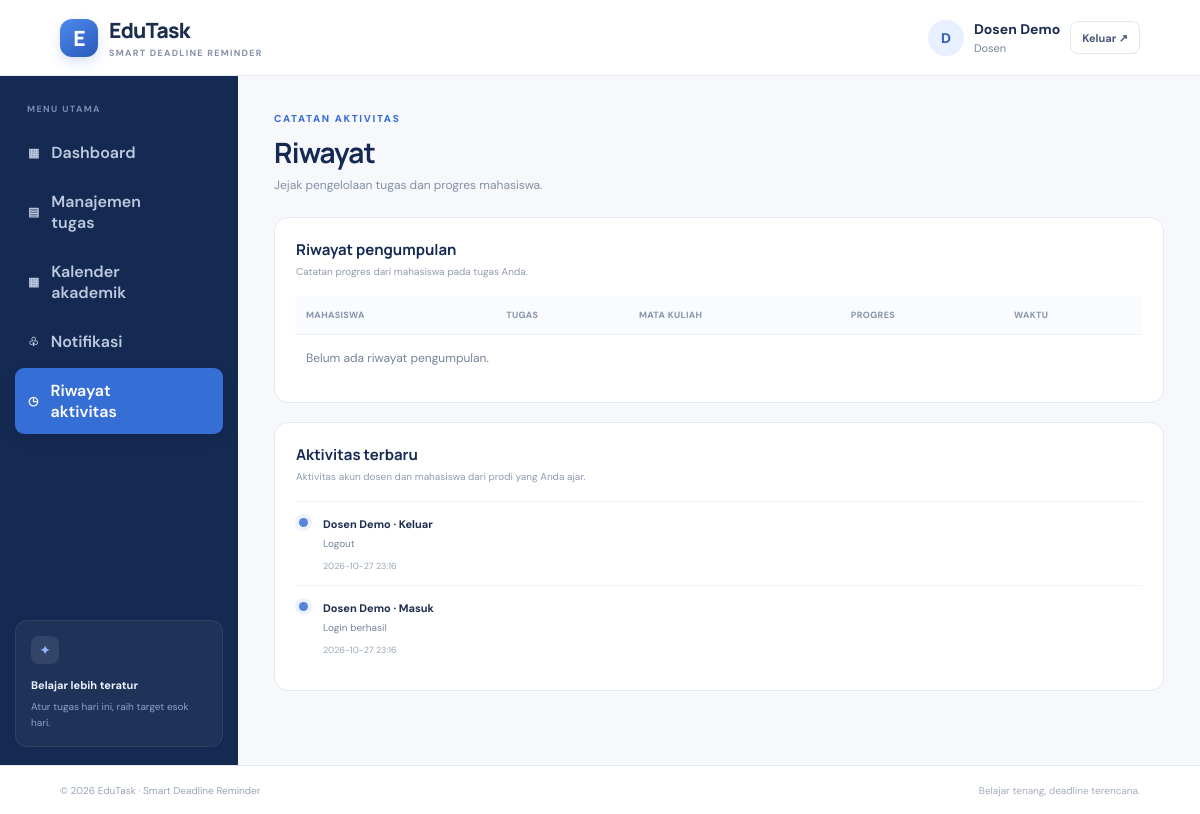
Page /dosen/riwayat (signed in) on the committed database.
### tables this page shows
CREATE TABLE users (
          id INTEGER PRIMARY KEY AUTOINCREMENT, name TEXT NOT NULL, prodi TEXT NOT NULL,
          nim TEXT UNIQUE NOT NULL, password_hash TEXT NOT NULL, role TEXT NOT NULL,
          payment_status TEXT NOT NULL DEFAULT 'aktif', created_at TEXT NOT NULL
        );

CREATE TABLE activity_logs (
          id INTEGER PRIMARY KEY AUTOINCREMENT, user_id INTEGER NOT NULL REFERENCES users(id) ON DELETE CASCADE,
          action TEXT NOT NULL, detail TEXT NOT NULL, created_at TEXT NOT NULL
        );

### app.py (the view)
@app.route("/dosen/riwayat")
def d_history():
    r = login_required("dosen")
    if r:
        return r
    u = current_user()
    with db() as c:
        logs = c.execute(
            'SELECT l.*,u.name,u.nim FROM activity_logs l JOIN users u ON u.id=l.user_id WHERE u.role="dosen" OR (u.role="mahasiswa" AND u.prodi IN (SELECT prodi FROM lecturer_courses WHERE lecturer_id=?)) ORDER BY l.created_at DESC LIMIT 150',
            (u["id"],),
        ).fetchall()
        subs = c.execute(
            "SELECT s.*,st.name,st.nim,t.title,t.course,t.deadline FROM submissions s JOIN users st ON st.id=s.student_id JOIN tasks t ON t.id=s.task_id WHERE t.lecturer_id=? ORDER BY s.updated_at DESC",
            (u["id"],),
        ).fetchall()
    return render_template("pages/dosen/history.html", logs=logs, submissions=subs)

### app.py (called while the page is built)
def db():
    con = sqlite3.connect(DB_PATH)
    con.row_factory = sqlite3.Row
    con.execute("PRAGMA foreign_keys = ON")
    return con

def current_user():
    uid = session.get("user_id")
    if not uid:
        return None
    with db() as c:
        return c.execute("SELECT * FROM users WHERE id=?", (uid,)).fetchone()

def login_required(role=None):
    u = current_user()
    if not u:
        flash("Silakan masuk terlebih dahulu.", "error")
        return redirect(url_for("index"))
    if role and u["role"] != role:
        abort(403)
    return None

@app.context_processor
def common_context():
    u = current_user()
    return {
        "user": u,
        "today": date.today().isoformat(),
        "PRODI": PRODI,
        "COURSES": COURSES,
    }

### templates/pages/dosen/history.html
{% extends "base.html" %}{% block title %}Riwayat Dosen{% endblock %}{% block
content %}
<div class="page-heading">
    <div>
        <span class="eyebrow">CATATAN AKTIVITAS</span>
        <h1>Riwayat</h1>
        <p>Jejak pengelolaan tugas dan progres mahasiswa.</p>
    </div>
</div>
<section class="panel">
    <div class="panel-heading">
        <div>
            <h2>Riwayat pengumpulan</h2>
            <p>Catatan progres dari mahasiswa pada tugas Anda.</p>
        </div>
    </div>
    <div class="table-wrap">
        <table>
            <thead>
                <tr>
                    <th>Mahasiswa</th>
                    <th>Tugas</th>
                    <th>Mata kuliah</th>
                    <th>Progres</th>
                    <th>Waktu</th>
                </tr>
            </thead>
            <tbody>
                {% for s in submissions %}
                    <tr>
                        <td>
                            <b>{{ s.name }}</b><small class="table-sub">{{ s.nim }}</small>
                        </td>
                        <td>{{ s.title }}</td>
                        <td>{{ s.course }}</td>
                        <td>{{ s.progress }}% · {{ s.status }}</td>
                        <td>{{ s.updated_at[:16].replace('T', ' ') }}</td>
                    </tr>
                {% else %}
                    <tr>
                        <td colspan="5" class="muted">Belum ada riwayat pengumpulan.</td>
                    </tr>
                {% endfor %}
            </tbody>
        </table>
    </div>
</section>
<section class="panel">
    <div class="panel-heading">
        <div>
            <h2>Aktivitas terbaru</h2>
            <p>Aktivitas akun dosen dan mahasiswa dari prodi yang Anda ajar.</p>
        </div>
    </div>
    {% for l in logs %}
        <div class="timeline-row">
            <span class="timeline-dot"></span>
            <div>
                <b>{{ l.name }} · {{ l.action }}</b>
                <p>{{ l.detail }}</p>
                <small>{{ l.created_at[:16].replace('T', ' ') }}</small>
            </div>
        </div>
    {% else %}
        <p class="muted">Belum ada aktivitas.</p>
    {% endfor %}
</section>
{% endblock %}

### templates/base.html (shortened to what this page needs)
<!DOCTYPE html><html lang="id"><head><link rel="stylesheet" href="{{ url_for('static', filename='style.css') }}"></head><body>
<header class="topbar"><a class="brand" href="{{ url_for('index') }}"><span class="brand-icon">E</span><span>EduTask<small>SMART DEADLINE REMINDER</small></span></a>{% if user %}<div class="top-user"><span class="avatar">{{ user['name'][0]|upper }}</span><span><b>{{ user['name'] }}</b><small>{{ {'mahasiswa':'Mahasiswa','dosen':'Dosen','admin':'Administrator'}[user['role']] }}</small></span><a class="btn btn-ghost btn-sm" href="{{ url_for('logout') }}">Keluar ↗</a></div>{% else %}<div class="top-links"><a href="{{ url_for('login') }}">Masuk</a><a class="btn btn-primary btn-sm" href="{{ url_for('m_register') }}">Mulai sekarang</a></div>{% endif %}</header>
{% if user and user["role"] in ["mahasiswa","dosen"] %}<div class="app-shell"><aside class="sidebar"><div class="side-label">MENU UTAMA</div>{% if user["role"]=="mahasiswa" %}<a class="side-link {% if request.endpoint=='m_dashboard' %}active{% endif %}"
   href="{{ url_for('m_dashboard') }}">▦ <span>Dashboard</span></a><a class="side-link {% if request.endpoint=='m_tasks' %}active{% endif %}"
   href="{{ url_for('m_tasks') }}">▤ <span>Tugas saya</span></a><a class="side-link {% if request.endpoint=='m_calendar' %}active{% endif %}"
   href="{{ url_for('m_calendar') }}">▦ <span>Kalender akademik</span></a><a class="side-link {% if request.endpoint=='m_notifications' %}active{% endif %}"
   href="{{ url_for('m_notifications') }}">♧ <span>Notifikasi</span></a><a class="side-link {% if request.endpoint=='m_history' %}active{% endif %}"
   href="{{ url_for('m_history') }}">◷ <span>Riwayat</span></a>{% else %}<a class="side-link {% if request.endpoint=='d_dashboard' %}active{% endif %}"
   href="{{ url_for('d_dashboard') }}">▦ <span>Dashboard</span></a><a class="side-link {% if request.endpoint=='d_tasks' %}active{% endif %}"
   href="{{ url_for('d_tasks') }}">▤ <span>Manajemen tugas</span></a><a class="side-link {% if request.endpoint=='d_calendar' %}active{% endif %}"
   href="{{ url_for('d_calendar') }}">▦ <span>Kalender akademik</span></a><a class="side-link {% if request.endpoint=='d_notifications' %}active{% endif %}"
   href="{{ url_for('d_notifications') }}">♧ <span>Notifikasi</span></a><a class="side-link {% if request.endpoint=='d_history' %}active{% endif %}"
   href="{{ url_for('d_history') }}">◷ <span>Riwayat aktivitas</span></a>{% endif %}<div class="sidebar-bottom"><div class="mini-logo">✦</div><b>Belajar lebih teratur</b><p>Atur tugas hari ini, raih target esok hari.</p></div></aside><main class="main-content">{% else %}<main class="public-main">{% endif %}
{% block content %}{% endblock %}</main>{% if user and user["role"] in ["mahasiswa","dosen"] %}</div>{% endif %}<footer class="footer">© 2026 EduTask · Smart Deadline Reminder <span>Belajar tenang, deadline terencana.</span></footer></body></html>

### rows in the picture
users: name "D", name "Dosen Demo", role "Dosen"
activity_logs: name "Dosen Demo", action "Keluar", detail "Logout", created_at "2026-10-27 23:16"
activity_logs: name "Dosen Demo", action "Masuk", detail "Login berhasil", created_at "2026-10-27 23:16"
